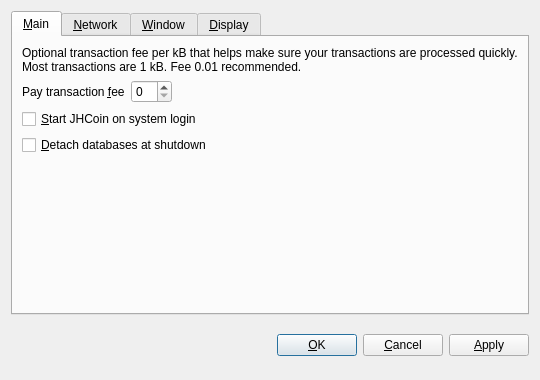
<?xml version="1.0" encoding="UTF-8"?>
<ui version="4.0">
 <class>OptionsDialog</class>
 <widget class="QDialog" name="OptionsDialog">
  <property name="geometry">
   <rect>
    <x>0</x>
    <y>0</y>
    <width>540</width>
    <height>380</height>
   </rect>
  </property>
  <property name="windowTitle">
   <string>Options</string>
  </property>
  <property name="modal">
   <bool>true</bool>
  </property>
  <layout class="QVBoxLayout" name="verticalLayout">
   <item>
    <widget class="QTabWidget" name="tabWidget">
     <property name="tabPosition">
      <enum>QTabWidget::North</enum>
     </property>
     <property name="currentIndex">
      <number>0</number>
     </property>
     <widget class="QWidget" name="tabMain">
      <attribute name="title">
       <string>&amp;Main</string>
      </attribute>
      <layout class="QVBoxLayout" name="verticalLayout_Main">
       <item>
        <widget class="QLabel" name="transactionFeeInfoLabel">
         <property name="text">
          <string>Optional transaction fee per kB that helps make sure your transactions are processed quickly. Most transactions are 1 kB. Fee 0.01 recommended.</string>
         </property>
         <property name="textFormat">
          <enum>Qt::PlainText</enum>
         </property>
         <property name="wordWrap">
          <bool>true</bool>
         </property>
        </widget>
       </item>
       <item>
        <layout class="QHBoxLayout" name="horizontalLayout_Main">
         <item>
          <widget class="QLabel" name="transactionFeeLabel">
           <property name="text">
            <string>Pay transaction &amp;fee</string>
           </property>
           <property name="textFormat">
            <enum>Qt::PlainText</enum>
           </property>
           <property name="buddy">
            <cstring>transactionFee</cstring>
           </property>
          </widget>
         </item>
         <item>
          <widget class="BitcoinAmountField" name="transactionFee"/>
         </item>
         <item>
          <spacer name="horizontalSpacer_Main">
           <property name="orientation">
            <enum>Qt::Horizontal</enum>
           </property>
           <property name="sizeHint" stdset="0">
            <size>
             <width>40</width>
             <height>20</height>
            </size>
           </property>
          </spacer>
         </item>
        </layout>
       </item>
       <item>
        <widget class="QCheckBox" name="bitcoinAtStartup">
         <property name="toolTip">
          <string>Automatically start JHCoin after logging in to the system.</string>
         </property>
         <property name="text">
          <string>&amp;Start JHCoin on system login</string>
         </property>
        </widget>
       </item>
       <item>
        <widget class="QCheckBox" name="detachDatabases">
         <property name="toolTip">
          <string>Detach block and address databases at shutdown. This means they can be moved to another data directory, but it slows down shutdown. The wallet is always detached.</string>
         </property>
         <property name="text">
          <string>&amp;Detach databases at shutdown</string>
         </property>
        </widget>
       </item>
       <item>
        <spacer name="verticalSpacer_Main">
         <property name="orientation">
          <enum>Qt::Vertical</enum>
         </property>
         <property name="sizeHint" stdset="0">
          <size>
           <width>20</width>
           <height>40</height>
          </size>
         </property>
        </spacer>
       </item>
      </layout>
     </widget>
     <widget class="QWidget" name="tabNetwork">
      <attribute name="title">
       <string>&amp;Network</string>
      </attribute>
      <layout class="QVBoxLayout" name="verticalLayout_Network">
       <item>
        <widget class="QCheckBox" name="mapPortUpnp">
         <property name="toolTip">
          <string>Automatically open the JHCoin client port on the router. This only works when your router supports UPnP and it is enabled.</string>
         </property>
         <property name="text">
          <string>Map port using &amp;UPnP</string>
         </property>
        </widget>
       </item>
       <item>
        <widget class="QCheckBox" name="connectSocks">
         <property name="toolTip">
          <string>Connect to the JHCoin network through a SOCKS proxy (e.g. when connecting through Tor).</string>
         </property>
         <property name="text">
          <string>&amp;Connect through SOCKS proxy:</string>
         </property>
        </widget>
       </item>
       <item>
        <layout class="QHBoxLayout" name="horizontalLayout_Network">
         <item>
          <widget class="QLabel" name="proxyIpLabel">
           <property name="text">
            <string>Proxy &amp;IP:</string>
           </property>
           <property name="textFormat">
            <enum>Qt::PlainText</enum>
           </property>
           <property name="buddy">
            <cstring>proxyIp</cstring>
           </property>
          </widget>
         </item>
         <item>
          <widget class="QValidatedLineEdit" name="proxyIp">
           <property name="maximumSize">
            <size>
             <width>140</width>
             <height>16777215</height>
            </size>
           </property>
           <property name="toolTip">
            <string>IP address of the proxy (e.g. 127.0.0.1)</string>
           </property>
          </widget>
         </item>
         <item>
          <widget class="QLabel" name="proxyPortLabel">
           <property name="text">
            <string>&amp;Port:</string>
           </property>
           <property name="textFormat">
            <enum>Qt::PlainText</enum>
           </property>
           <property name="buddy">
            <cstring>proxyPort</cstring>
           </property>
          </widget>
         </item>
         <item>
          <widget class="QLineEdit" name="proxyPort">
           <property name="maximumSize">
            <size>
             <width>55</width>
             <height>16777215</height>
            </size>
           </property>
           <property name="toolTip">
            <string>Port of the proxy (e.g. 9050)</string>
           </property>
          </widget>
         </item>
         <item>
          <widget class="QLabel" name="socksVersionLabel">
           <property name="text">
            <string>SOCKS &amp;Version:</string>
           </property>
           <property name="textFormat">
            <enum>Qt::PlainText</enum>
           </property>
           <property name="buddy">
            <cstring>socksVersion</cstring>
           </property>
          </widget>
         </item>
         <item>
          <widget class="QValueComboBox" name="socksVersion">
           <property name="toolTip">
            <string>SOCKS version of the proxy (e.g. 5)</string>
           </property>
          </widget>
         </item>
         <item>
          <spacer name="horizontalSpacer_Network">
           <property name="orientation">
            <enum>Qt::Horizontal</enum>
           </property>
           <property name="sizeHint" stdset="0">
            <size>
             <width>40</width>
             <height>20</height>
            </size>
           </property>
          </spacer>
         </item>
        </layout>
       </item>
       <item>
        <spacer name="verticalSpacer_Network">
         <property name="orientation">
          <enum>Qt::Vertical</enum>
         </property>
         <property name="sizeHint" stdset="0">
          <size>
           <width>20</width>
           <height>40</height>
          </size>
         </property>
        </spacer>
       </item>
      </layout>
     </widget>
     <widget class="QWidget" name="tabWindow">
      <attribute name="title">
       <string>&amp;Window</string>
      </attribute>
      <layout class="QVBoxLayout" name="verticalLayout_Window">
       <item>
        <widget class="QCheckBox" name="minimizeToTray">
         <property name="toolTip">
          <string>Show only a tray icon after minimizing the window.</string>
         </property>
         <property name="text">
          <string>&amp;Minimize to the tray instead of the taskbar</string>
         </property>
        </widget>
       </item>
       <item>
        <widget class="QCheckBox" name="minimizeOnClose">
         <property name="toolTip">
          <string>Minimize instead of exit the application when the window is closed. When this option is enabled, the application will be closed only after selecting Quit in the menu.</string>
         </property>
         <property name="text">
          <string>M&amp;inimize on close</string>
         </property>
        </widget>
       </item>
       <item>
        <spacer name="verticalSpacer_Window">
         <property name="orientation">
          <enum>Qt::Vertical</enum>
         </property>
         <property name="sizeHint" stdset="0">
          <size>
           <width>20</width>
           <height>40</height>
          </size>
         </property>
        </spacer>
       </item>
      </layout>
     </widget>
     <widget class="QWidget" name="tabDisplay">
      <attribute name="title">
       <string>&amp;Display</string>
      </attribute>
      <layout class="QVBoxLayout" name="verticalLayout_Display">
       <item>
        <layout class="QHBoxLayout" name="horizontalLayout_1_Display">
         <item>
          <widget class="QLabel" name="langLabel">
           <property name="text">
            <string>User Interface &amp;language:</string>
           </property>
           <property name="textFormat">
            <enum>Qt::PlainText</enum>
           </property>
           <property name="buddy">
            <cstring>lang</cstring>
           </property>
          </widget>
         </item>
         <item>
          <widget class="QValueComboBox" name="lang">
           <property name="toolTip">
            <string>The user interface language can be set here. This setting will take effect after restarting JHCoin.</string>
           </property>
          </widget>
         </item>
        </layout>
       </item>
       <item>
        <layout class="QHBoxLayout" name="horizontalLayout_2_Display">
         <item>
          <widget class="QLabel" name="unitLabel">
           <property name="text">
            <string>&amp;Unit to show amounts in:</string>
           </property>
           <property name="textFormat">
            <enum>Qt::PlainText</enum>
           </property>
           <property name="buddy">
            <cstring>unit</cstring>
           </property>
          </widget>
         </item>
         <item>
          <widget class="QValueComboBox" name="unit">
           <property name="toolTip">
            <string>Choose the default subdivision unit to show in the interface and when sending coins.</string>
           </property>
          </widget>
         </item>
        </layout>
       </item>
       <item>
        <widget class="QCheckBox" name="displayAddresses">
         <property name="toolTip">
          <string>Whether to show JHCoin addresses in the transaction list.</string>
         </property>
         <property name="text">
          <string>&amp;Display addresses in transaction list</string>
         </property>
        </widget>
       </item>
       <item>
        <widget class="QCheckBox" name="coinControlFeatures">
         <property name="toolTip">
          <string>Whether to show coin control features or not.</string>
         </property>
         <property name="text">
          <string>Display coin &amp;control features (experts only!)</string>
         </property>
        </widget>
       </item>
       <item>
        <spacer name="verticalSpacer_Display">
         <property name="orientation">
          <enum>Qt::Vertical</enum>
         </property>
         <property name="sizeHint" stdset="0">
          <size>
           <width>20</width>
           <height>40</height>
          </size>
         </property>
        </spacer>
       </item>
      </layout>
     </widget>
    </widget>
   </item>
   <item>
    <layout class="QHBoxLayout" name="horizontalLayout_Buttons">
     <item>
      <spacer name="horizontalSpacer_1">
       <property name="orientation">
        <enum>Qt::Horizontal</enum>
       </property>
       <property name="sizeHint" stdset="0">
        <size>
         <width>40</width>
         <height>48</height>
        </size>
       </property>
      </spacer>
     </item>
     <item>
      <widget class="QLabel" name="statusLabel">
       <property name="font">
        <font>
         <weight>75</weight>
         <bold>true</bold>
        </font>
       </property>
       <property name="text">
        <string/>
       </property>
       <property name="textFormat">
        <enum>Qt::PlainText</enum>
       </property>
       <property name="wordWrap">
        <bool>true</bool>
       </property>
      </widget>
     </item>
     <item>
      <spacer name="horizontalSpacer_2">
       <property name="orientation">
        <enum>Qt::Horizontal</enum>
       </property>
       <property name="sizeHint" stdset="0">
        <size>
         <width>40</width>
         <height>48</height>
        </size>
       </property>
      </spacer>
     </item>
     <item>
      <widget class="QPushButton" name="okButton">
       <property name="text">
        <string>&amp;OK</string>
       </property>
      </widget>
     </item>
     <item>
      <widget class="QPushButton" name="cancelButton">
       <property name="text">
        <string>&amp;Cancel</string>
       </property>
       <property name="autoDefault">
        <bool>false</bool>
       </property>
      </widget>
     </item>
     <item>
      <widget class="QPushButton" name="applyButton">
       <property name="text">
        <string>&amp;Apply</string>
       </property>
       <property name="autoDefault">
        <bool>false</bool>
       </property>
      </widget>
     </item>
    </layout>
   </item>
  </layout>
 </widget>
 <customwidgets>
  <customwidget>
   <class>BitcoinAmountField</class>
   <extends>QSpinBox</extends>
   <header>bitcoinamountfield.h</header>
  </customwidget>
  <customwidget>
   <class>QValueComboBox</class>
   <extends>QComboBox</extends>
   <header>qvaluecombobox.h</header>
  </customwidget>
  <customwidget>
   <class>QValidatedLineEdit</class>
   <extends>QLineEdit</extends>
   <header>qvalidatedlineedit.h</header>
  </customwidget>
 </customwidgets>
 <resources/>
 <connections/>
</ui>
